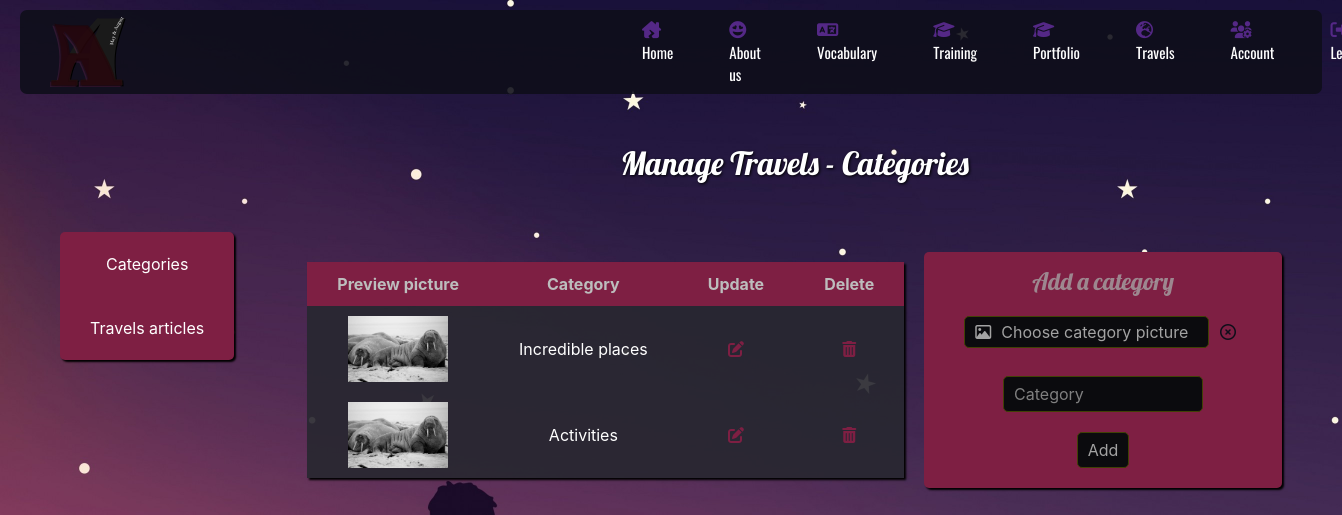
The page /admin/manageTravels.php?manageTravels=category (signed in) on the database its author committed.
### tables this page shows
CREATE TABLE IF NOT EXISTS `categories_travel` (
  `id` int NOT NULL AUTO_INCREMENT,
  `category` varchar(255) NOT NULL,
  `thumbnail` varchar(255) NOT NULL,
  PRIMARY KEY (`id`)
);

### admin/assets/functions/queries-admin.php (called while the page is built, shortened)
<?php
$categories_travel_select = $bdd->query('SELECT * FROM categories_travel');

### admin/assets/functions/functions-admin.php (called while the page is built, shortened)
<?php
require('env.php');
try {
    $bdd = new PDO('mysql:host=localhost;dbname=tagalog;charset=utf8', $user, $mdp);
}
catch (Exception $e) {
    die('Errer : ' . $e->getMessage());
}
require('queries-admin.php');

### admin/assets/manageTravels/category-travels.php (the view)
<div class="main-title-admin">
    <h2>Manage Travels - Categories</h2>
</div>
<section>
    <article class="table-mTravels">
        <table >
            <thead>
                <tr>
                    <th>Preview picture</th>
                    <th>Category</th>
                    <th>Update</th>
                    <th>Delete</th>
                </tr>
            </thead>
            <tbody>
                <?php while ($data = $categories_travel_select->fetch()) { ?>
                    <tr>
                        <td><img src="../assets/pictures/travels/categories/<?php echo $data['thumbnail']; ?>"></td>
                        <td><?php echo $data['category']; ?></td>
                        <td><a href="update-forms-admin.php?update=travels&display=category&id=<?php echo $data['id']; ?>"><i class="fas fa-edit"></i></a></td>
                        <td><a href="assets/manageTravels/controller/delete.php?manageTravels=category&id=<?php echo $data['id']; ?>"><i class="fas fa-trash-alt"></i></a></td>
                    </tr>
                <?php } ?>
            </tbody>
        </table>
    </article>
    <article class="form-mTravels">
        <h4>Add a category</h4>
        <form action="assets/manageTravels/controller/add.php?manageTravels=category" method="POST">
            <div>
                <label class="btn-file-input-preview">
                    <i class="fa fa-image"></i><span class="span-no-choice">Choose category picture</span><span class="span-file-chosen"></span><input type="file" style="display: none;" name="thumbnail">
                </label>
                <button type="button" class="btn-delete-picture"><i class="far fa-times-circle"></i></button>
            </div>
            <div>
                <input type="text" name="category-list" placeholder="Category">
            </div>
            <div>
                <input type="submit" value="Add">
            </div>
        </form>
    </article>
</section>

### scss/style.css (style rules this page uses)
body { display:-webkit-box;display:-ms-flexbox;display:flex;-webkit-box-orient:vertical;-webkit-box-direction:normal;-ms-flex-direction:column;flex-direction:column;-webkit-box-pack:justify;-ms-flex-pack:justify;justify-content:space-between }
.admin-body { background-image:url("../assets/pictures/admin/background-admin.jpg");background-size:auto 1080px }
h2 { text-align:center;color:white;font-family:'Lobster-regular';margin:40px 0 70px 0;text-shadow:1px 1px 3px #000000 }
h4 { font-family:'Lobster-Regular';color:#a7a7a7c4;margin:5px 0 20px 0 }

### rows shown on the page
categories_travel: thumbnail (picture), category "Incredible places"
categories_travel: thumbnail (picture), category "Activities"
